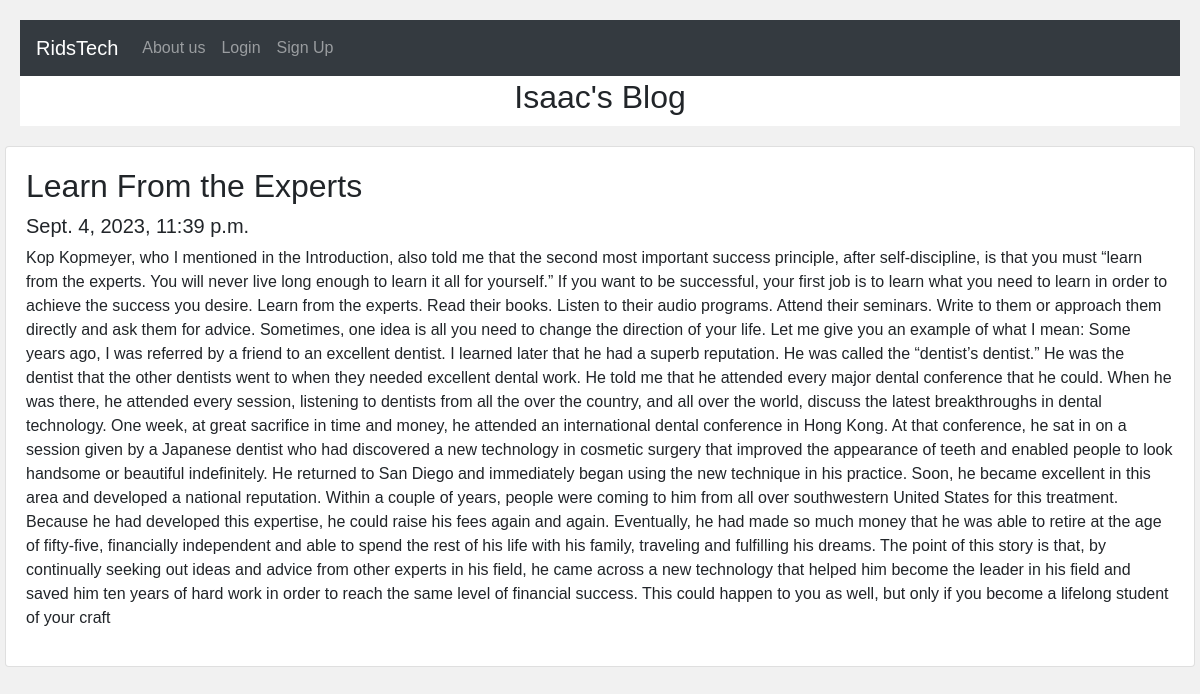
/post/6, run on the app's committed database.
### posts/models.py (models this page shows)
class Post(models.Model):
    title =models.CharField(max_length=100)
    body =models.CharField(max_length=10000)
    created_at=models.DateTimeField(default=datetime.now, blank=True)

### posts/views.py (the view)
# urls.py: path('post/<str:pk>',views.post,name='post'),
def post(request,pk):
    posts=Post.objects.get(id=pk)
    return render(request,'posts.html',{'posts':posts})

### templates/posts.html (shortened to what this page needs)
{% include 'base.html' %}
{% include 'navigation.html' %}
</head>
<body>
{% block content %}
<div class="header">
  <h2>Isaac's Blog</h2>
</div>
<div class="row">
  <div class="leftcolumn">
    <div class="card">
        <h1>{{posts.title}}</h1>
        <h5>{{posts.created_at}}</h5>
        <p>{{posts.body}}</p>
    </div>
  </div>
</div>
</body>
{% endblock content %}
</html>

### templates/posts.html (style rules this page uses)
* { box-sizing: border-box; }
body { font-family: Arial; padding: 20px; background: #f1f1f1; }
.header { padding: 2px; font-size: 40px; text-align: center; background: white; }
.leftcolumn { float: left; width: 100%; }
.card { background-color: white; padding: 20px; margin-top: 20px; }
.row:after { content: ""; display: table; clear: both; }
h1 { font-size: 2em; }

### data on the page
Post: title "Learn From the Experts", created_at "Sept. 4, 2023, 11:39 p.m.", body "Kop Kopmeyer, who I mentioned in the Introduction, also told me that the second most important success principle, after self-discipline, is that you must “learn from the experts. You will never live long enough to learn it all for yourself.” If you want to be successful, your first job is to learn what you need to learn in order to achieve the success you desire. Learn from the experts. Read their books. Listen to their audio programs. Attend their seminars. Write to them or approach them directly and ask them for advice. Sometimes, one idea is all you need to change the direction of your life. Let me give you an example of what I mean: Some years ago, I was referred by a friend to an…"
